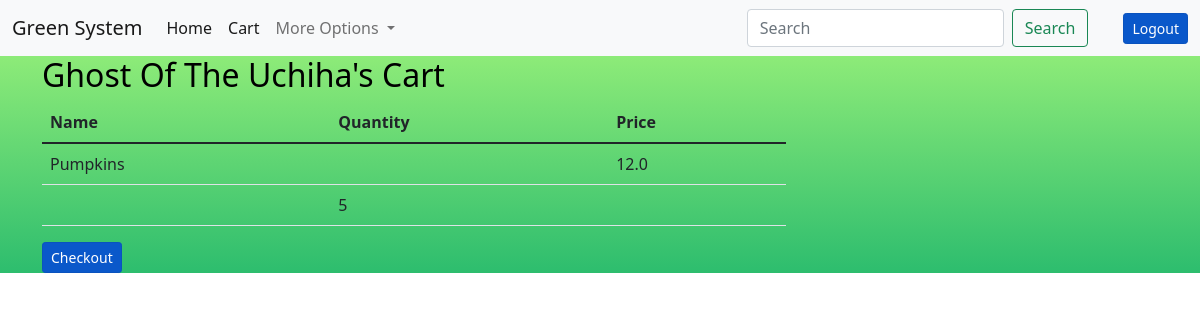
The page /get_cart (signed in) on the database as committed earlier.
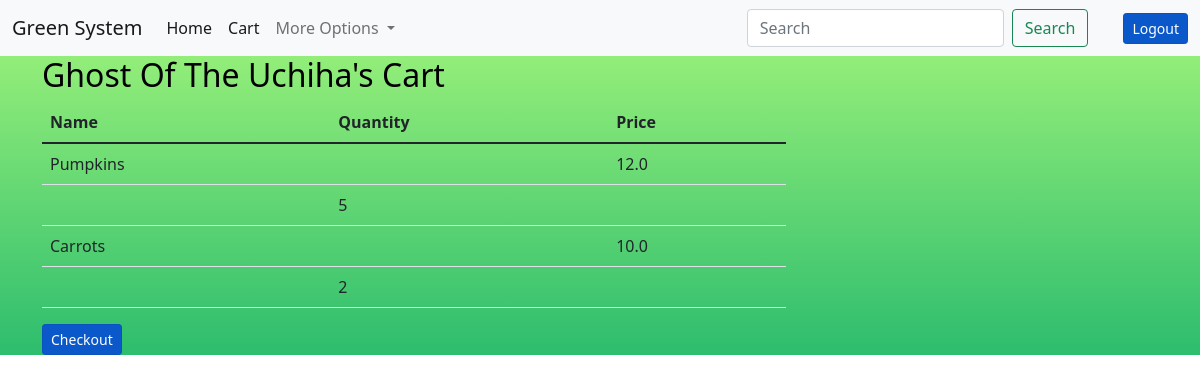
The same page on the database as committed later.
### main.py (models this page shows, shortened)
class Item(db.Model):
    id=db.Column(db.Integer,primary_key=True)
    user_id=db.Column(db.Integer,db.ForeignKey('user.id'))
    name=db.Column(db.String,nullable=False)
    image=db.Column(db.String,nullable=False)
    quantity=db.Column(db.Integer,nullable=False)
    price=db.Column(db.Float,nullable=False)
    delivery=db.Column(db.String,nullable=False)

class Cart(db.Model):
    cart_id=db.Column(db.Integer,primary_key=True)
    user_id=db.Column(db.Integer,db.ForeignKey('user.id'))
    item_id=db.Column(db.Integer,nullable=False)
    cart_quantity=db.Column(db.Integer,nullable=False)

### main.py (the view)
@app.route('/get_cart',methods=['GET'])
@login_required
def get_cart():
    user=User.query.get(current_user.id)
    items=[]
    carts=Cart.query.all()
    for c in user.cart:
        item=Item.query.get(c.item_id)
        cart=Cart.query.get(c.cart_id)
        items.append(item)
        items.append(cart)
    return render_template('cart.html',items=items,user=user,carts=carts)

### main.py (called while the page is built)
@login_manager.user_loader
def load_user(user_id):
    return User.query.get(int(user_id))

### templates/cart.html (shortened to what this page needs)
{%extends "layout.html"%}
{% block content %}
<h2>{{user.username}}'s Cart</h2>
<div class="col-8">
    <table class="table table-hover table dark">
      <thead>
        <tr>
          <th scope="col">Name</th>
          <th scope="col">Quantity</th>
          <th scope="col">Price</th>
        </tr>
      </thead>
      <tbody>
            {%for item in items%}
          <tr>
              <td>{{ item.name }}</td>
              <td>{{ item.cart_quantity}}</td>
              <td>{{ item.price }}</td>
          </tr>
          {%endfor%}
      </tbody>
    </table>
    <a href="/checkout/{{user.id}}" class="btn btn-primary btn-sm active">Checkout</a>
  </div>
{%endblock%}

Rows that differ between the two databases and show on the page:
now on this page (row edited): Item: name "Carrots", price "10.0"
added Cart: cart_quantity "2"
